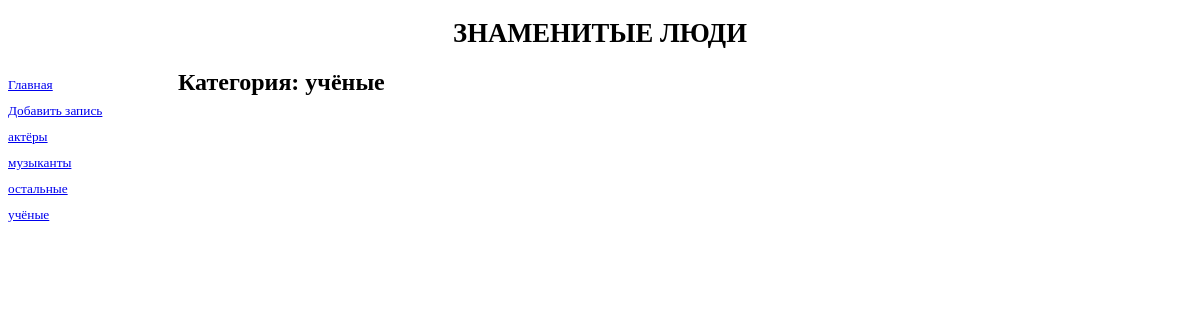
Page /people/3/ on the earlier database version.
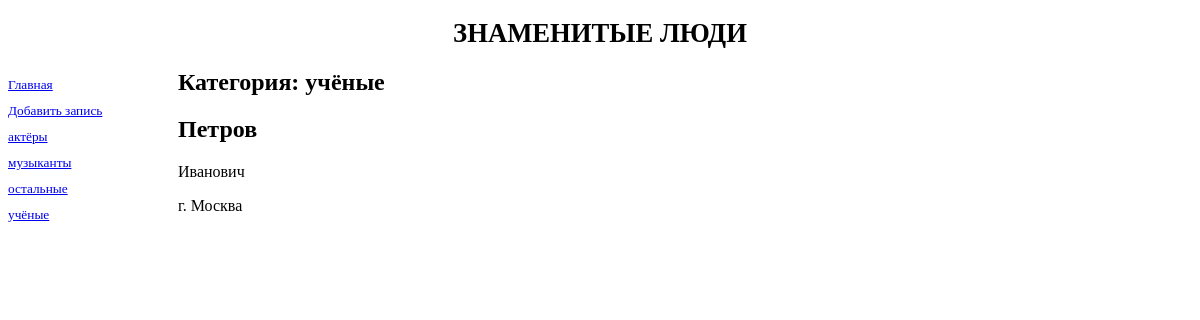
Same page on the later database version.
### people/models.py (models this page shows, shortened)
class Category(models.Model):
    name = models.CharField(max_length=100, db_index=True, verbose_name='категория')
    class Meta:
        verbose_name_plural = 'Категории'
        verbose_name = 'категорию'
        ordering = ['name']

class ListPeople(models.Model):
    fam = models.CharField(max_length=50, verbose_name='Фамилия')
    name = models.CharField(max_length=50, verbose_name='Имя')
    ot = models.CharField(max_length=50, verbose_name='Отчество')
    addr = models.CharField(max_length=100, verbose_name='Адрес')
    birthday = models.DateField(null=True, blank=True, verbose_name='День рождения')
    note = models.TextField(null=True, blank=True, verbose_name='Заметки')
    category = models.ForeignKey('Category', null=True, on_delete=models.PROTECT, verbose_name='категория')
    class Meta:
        verbose_name_plural = 'Адресная книга'
        verbose_name = 'Запись адресной книги'
        ordering = ['fam']

### people/views.py (the view)
# urls.py: path('<int:category_id>/', by_category, name='by_category'),
def by_category(request, category_id):
    lp = ListPeople.objects.filter(category=category_id)
    categories = Category.objects.all()
    current_category = Category.objects.get(pk=category_id)
    context = {'lp': lp, 'categories': categories, 'current_category': current_category}
    return render(request, 'people/by_category.html', context)

### people/templates/people/by_category.html (shortened to what this page needs)
{% extends 'layout/basic.html' %}
{% block content %}
<h2>Категория: {{ current_category.name }} </h2>
{% for lp_temp in lp %}
    <div>
        <h2>{{ lp_temp.fam }}</h2>
        <p>{{ lp_temp.ot }}</p>
        <p>{{ lp_temp.addr }}</p>
    </div>
{% endfor %}
{% endblock %}

### people/templates/layout/basic.html (shortened to what this page needs)
{% load static %}
<!DOCTYPE html>
<html lang="en">
    <head>
        <link rel="stylesheet" type="text/css" href="{% static 'people/style.css' %}">
    </head>
    <body>
        <header>
            <h1> Знаменитые люди </h1>
        </header>
        <nav>
            <a href="{% url 'index' %}">Главная</a>
            <a href="{% url 'add' %}">Добавить запись</a>
            {% for category in categories %}
            <a href="{% url 'by_category' category.pk %}">{{ category.name }}</a>
            {% endfor %}
        </nav>
        <section>
        {% block content %}
        {% endblock %}
        </section>
    </body>
</html>

Differences in the rows shown:
added ListPeople: fam "Петров", ot "Иванович", addr "г. Москва"
